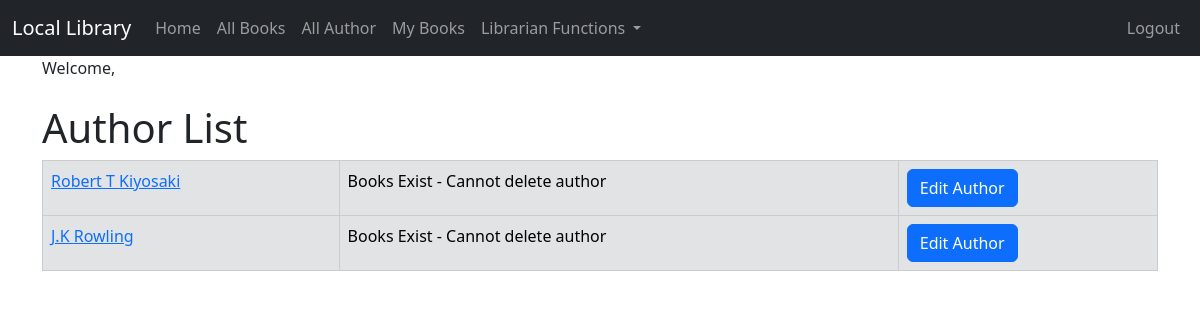
/author_list/ (signed in), run on the app's committed database.
### catalog/models.py (models this page shows, shortened)
class Author(models.Model):
    first_name = models.CharField(max_length=100)
    last_name = models.CharField(max_length=100)
    date_of_birth = models.DateField(null=True, blank=True)
    date_of_death = models.DateField('Died', null=True, blank=True)
    author_image = models.ImageField(upload_to='images/', null=True, blank=True)
    class Meta:
        ordering = ['last_name', 'first_name']
    def get_absolute_url(self):
        return reverse('author_detail', args=[str(self.id)])

### catalog/views.py (the view)
# urls.py: path('author_list/', views.AuthorListView.as_view(), name='author_list'),
class AuthorListView(LoginRequiredMixin,generic.ListView):
   model = Author

### catalog/templates/catalog/author_list.html (shortened to what this page needs)
{% extends "catalog/base.html" %}
{% block content %}
    <h1>Author List</h1>
    {% if author_list %}
        <table class="table table-bordered">
            {% for author in author_list %}
                <tr class="table-secondary">
                    <td><a href="{{ author.get_absolute_url }}">{{author.first_name }} {{ author.last_name }}</a></td>
                    {% if user.is_superuser %}
                        {% if author.book_set.all %}
                            <td>Books Exist - Cannot delete author</td>
                        {% else %}
                            <td><a href="{% url 'author_delete' pk=author.pk %}"
                                   onclick="return confirm('Are you sure you want to delete?')"
                                   class="btn btn-danger">Delete</a>
                            </td>
                        {% endif %}
                        <td><a href="{% url 'author_update' pk=author.pk %}" class="btn btn-primary">Edit Author</a></td>
                    {% endif %}
                </tr>
            {% endfor %}
        </table>
    {% else %}
        <p>There are no authors in the library.</p>
    {% endif %}
{% endblock %}

### data on the page
Author: first_name "Robert T", last_name "Kiyosaki", shows "Books Exist - Cannot delete author"
Author: first_name "J.K", last_name "Rowling", shows "Books Exist - Cannot delete author"
